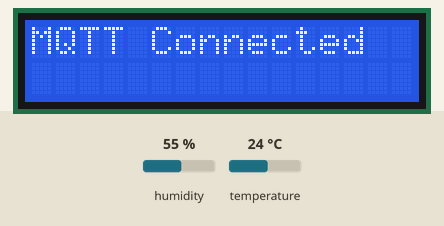
A sketch run on a simulated ESP32. Shown: 16×2 character LCD. The inputs (shaded band) are chosen by the test bench; at power-on: humidity 55 %, temperature 24 °C. WiFi joins after 1.5 s; servers stay silent unless stated; no MQTT or app messages arrive unless stated.

Above: at 4.2 s.
4.3 s: humidity set to 22 %
At 16.5 s:
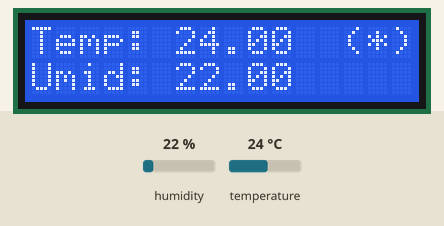
17.3 s: temperature set to 12 °C
At 27.9 s:
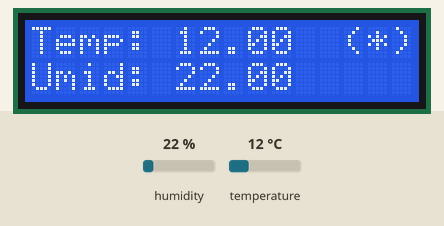
28.3 s: humidity set to 40 %
At 38.2 s:
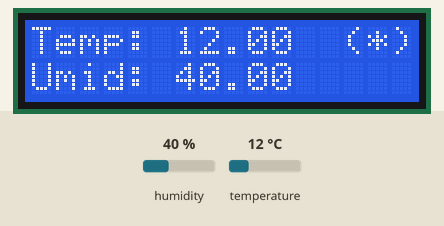
39.4 s: temperature set to 19 °C
At 49.7 s:
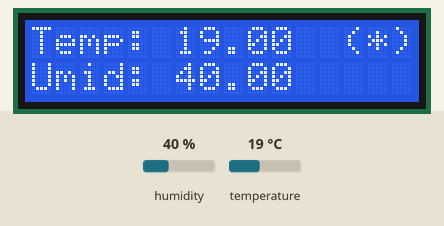
Timing chart, 0 to 51.2 s (numbered marks = the images above; inputs shaded):
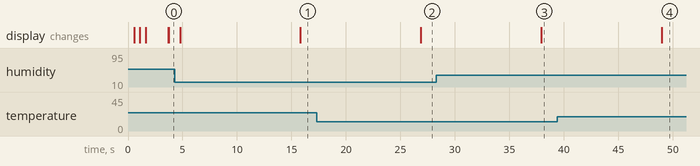

The sketch:

esp32-dht11-lcd-mqtt.ino
```cpp
#include <DHT.h>
#include <LiquidCrystal_I2C.h>
#include <WiFi.h>
#include <PubSubClient.h>

#define SENSOR_PIN 5
#define LCD_SDA 21
#define LCD_SCL 22

const char* ssid = "SSID DA REDE WIFI";
const char* password = "SENHA";
const char* mqtt_server = "IP/HOST DO SERVIDOR MOSQUITTO";

DHT dht11(SENSOR_PIN, DHT11);
LiquidCrystal_I2C lcd(0x27, 16, 2);
WiFiClient espClient;
PubSubClient mqttClient( espClient );

int status_connection = 0;
  // 0 - Não houver conexão nenhuma
  // 1 - Quando estiver conectado no Wifi
  // 2 - Quando estiver conectado no Wifi e no Broker

void conectarWifi() {
  WiFi.mode(WIFI_STA);
  WiFi.begin(ssid, password);
  lcd.clear();
  lcd.setCursor(0, 0);
  lcd.print("Wifi: ");
  lcd.print(ssid);
  lcd.setCursor(0, 1);
  lcd.print(".");
  while (WiFi.status() != WL_CONNECTED) {
    status_connection = 0;
    delay(500);
    lcd.print(".");
  }
  status_connection = 1;
  lcd.clear();
  lcd.setCursor(0, 0);
  lcd.print("Connected");
  delay(1000);

  // ( )  Não está conectado nem no Wifi
  // (#)  Conectado no Wifi
  // (*)  Conectado no Mosquitto via MQTT
}

void setup() {
  dht11.begin();
  lcd.init();
  lcd.backlight();
  conectarWifi();
  if (status_connection == 1) {
    mqttClient.setServer( mqtt_server, 1894);
  }
}

void mqtt_connect() {
  lcd.clear();
  lcd.setCursor(0, 0);
  lcd.print("Connecting MQTT");
  lcd.setCursor(0, 1);
  while (!mqttClient.connected()) {
    status_connection = 1;
    lcd.print(".");
    mqttClient.connect("ESP32Client");
  }
  lcd.clear();
  lcd.setCursor(0, 0);
  lcd.print("MQTT Connected");
  status_connection = 2;
}

void loop() {
  // put your main code here, to run repeatedly:
  delay(1000); // this speeds up the simulation

  float umi  = dht11.readHumidity();
  float tempC = dht11.readTemperature();

  lcd.clear();

  lcd.setCursor(0, 0);
  lcd.print("Temp: ");
  lcd.print(tempC);
  lcd.setCursor(0, 1);
  lcd.print("Umid: ");
  lcd.print(umi);
  lcd.setCursor(13, 0);
  if (status_connection == 1) {
    lcd.print("(#)");
  } else if (status_connection == 2) {
    lcd.print("(*)");
  } else {
    lcd.print("( )");
  }

  if (!mqttClient.connected()) {
    mqtt_connect();
  } else {
    // "{\"temp\": 19.8, \"umd\": 42.5}"
    if (!isnan(tempC) && !isnan(umi)) {
      String carga = "{\"temp\":" + String(tempC) + ", \"umd\":" + String(umi) + "}";
      mqttClient.publish("sensor/dht11", carga.c_str());
    }
    delay(10000);
  }

}
```

Measured:
- after the input at 4.3 s, the display: first differs from a run without the input after 11.5 s (image 1)
- after the input at 17.3 s, the display: changes after 9.6 s (image 2)
- after the input at 28.3 s, the display: changes after 9.6 s (image 3)
- after the input at 39.4 s, the display: changes after 9.6 s (image 4)
